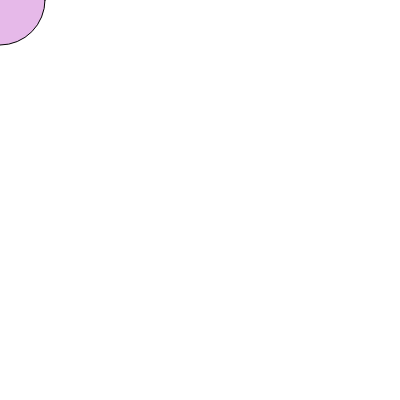
Frame 1 (no input)
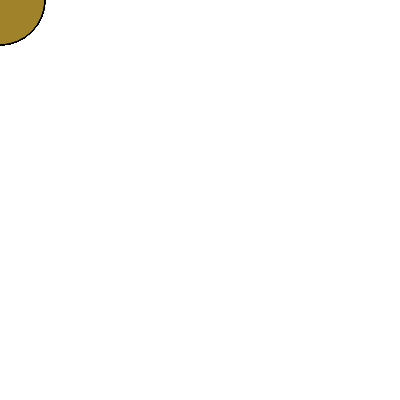
Frame 60 (no input)
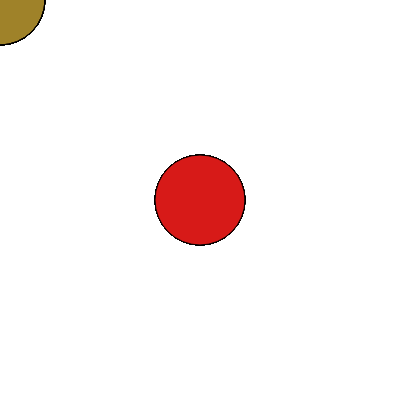
Frame 120 (the mouse pressed at the canvas centre since frame 60)

The p5.js sketch that drew these frames (run headless with seeded random() and noise() and a simulated clock; from frame 60 on, the mouse is pressed at the canvas centre):

// p5.js sketch
// ── sketch.js
function setup() {
  createCanvas(400, 400);
}

function draw() {
  //print("gang")
  //background(220);
  fill (random(255,0),random(255,0),random(255,0),random(255,0));
  ellipse(mouseX,mouseY,90,90);
}
